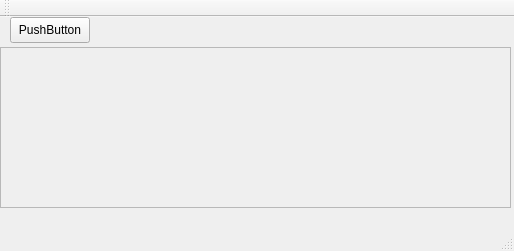
<?xml version="1.0" encoding="UTF-8"?>
<ui version="4.0">
 <class>MainWindow</class>
 <widget class="QMainWindow" name="MainWindow">
  <property name="geometry">
   <rect>
    <x>0</x>
    <y>0</y>
    <width>514</width>
    <height>251</height>
   </rect>
  </property>
  <property name="windowTitle">
   <string>MainWindow</string>
  </property>
  <widget class="QWidget" name="centralWidget">
   <widget class="QPushButton" name="pushButton">
    <property name="geometry">
     <rect>
      <x>10</x>
      <y>0</y>
      <width>80</width>
      <height>26</height>
     </rect>
    </property>
    <property name="text">
     <string>PushButton</string>
    </property>
   </widget>
   <widget class="QScrollArea" name="scrollArea">
    <property name="geometry">
     <rect>
      <x>0</x>
      <y>30</y>
      <width>511</width>
      <height>161</height>
     </rect>
    </property>
    <property name="widgetResizable">
     <bool>true</bool>
    </property>
    <widget class="QWidget" name="scrollAreaWidgetContents">
     <property name="geometry">
      <rect>
       <x>0</x>
       <y>0</y>
       <width>507</width>
       <height>157</height>
      </rect>
     </property>
    </widget>
   </widget>
  </widget>
  <widget class="QMenuBar" name="menuBar">
   <property name="geometry">
    <rect>
     <x>0</x>
     <y>0</y>
     <width>514</width>
     <height>23</height>
    </rect>
   </property>
  </widget>
  <widget class="QToolBar" name="mainToolBar">
   <attribute name="toolBarArea">
    <enum>TopToolBarArea</enum>
   </attribute>
   <attribute name="toolBarBreak">
    <bool>false</bool>
   </attribute>
  </widget>
  <widget class="QStatusBar" name="statusBar"/>
 </widget>
 <layoutdefault spacing="6" margin="11"/>
 <resources/>
 <connections/>
</ui>
